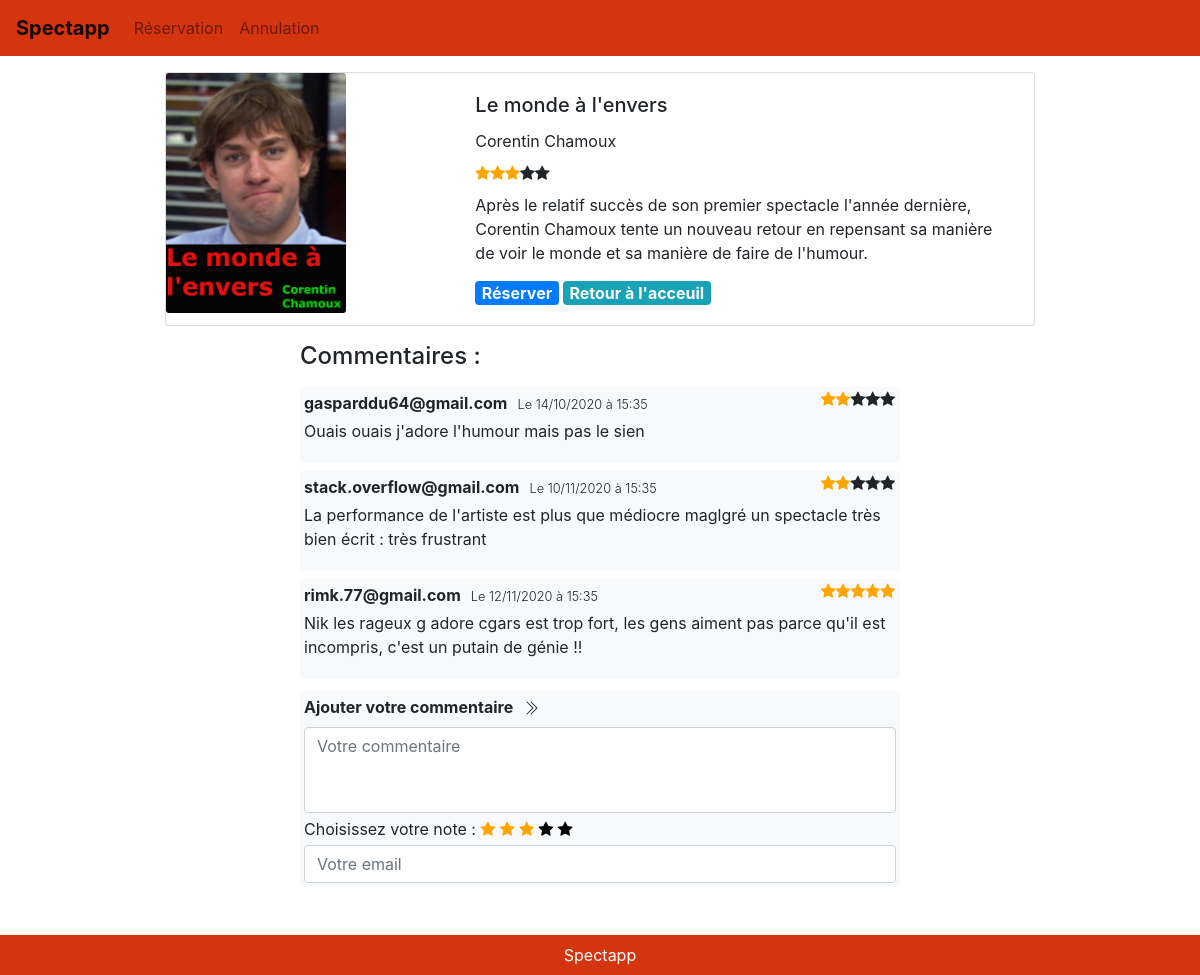
Page /spectapp-src/show-critics.php?show_id=1 on the committed database.
### tables this page shows
CREATE TABLE IF NOT EXISTS `show` (
  `show_name` text NOT NULL,
  `show_poster_file` text NOT NULL,
  `show_id` int(11) NOT NULL,
  `show_description` text NOT NULL,
  `show_artist` text NOT NULL,
  PRIMARY KEY (`show_id`)
);

### spectapp-src/show-critics.php (the view, shortened to what this page needs)
<!DOCTYPE html>
<html lang="fr" class="h-100">
    <head>
        <link rel="stylesheet" href="css/bootstrap/bootstrap.css"/>
        <link rel="stylesheet" href="css/font-awesome/css/font-awesome.min.css">
        <link rel="stylesheet" href="css/spectapp-style.css"/>
        <link rel="stylesheet" href="css/show-critics.css"/>
    </head>
    <body class="d-flex flex-column h-100">
        <header>
            <nav class="navbar navbar-expand-lg navbar-light">
                <a class="navbar-brand" href="index.php">Spectapp</a>
                <div class="collapse navbar-collapse" id="navbarSupportedContent">
                    <ul class="navbar-nav mr-auto">
                        <li class="nav-item">
                            <a class="nav-link" href="index.php">Réservation</a>
                        </li>
                        <li class="nav-item">
                            <a class="nav-link" href="cancel-portal.html">Annulation</a>
                        </li>
                    </ul>
                </div>
            </nav>
        </header>
        <main role="main" class="container">
            <?php
            include('link-db-client/connect-db.php');
            mysqli_set_charset($link_db, "utf8");
            function writeRate($nb) {
                $res="";
                for ($i=0; $i < 5; $i++) {
                    if ($nb>0)  $res=$res."<span class='fa fa-star or'></span>";
                    else    $res=$res."<span class='fa fa-star'></span>";
                    $nb--;
                }
                return $res;
            }
            function writeRatebyId($show_id,$link_db) {
                if ($result_query = mysqli_query($link_db, "SELECT ROUND(AVG(`comment_rate`)) FROM `show-critic` WHERE `show_id`=".$show_id)) {
                    $response      = mysqli_fetch_array($result_query);
                    $count = $response['ROUND(AVG(`comment_rate`))'];
                    return writeRate($count);
                }
                else    header('Location:error/error.html');
            }
            if($link_db){
                if(isset($_GET['show_id'])) {
                    $show_id=$_GET['show_id'];
                    if ($result_query = mysqli_query($link_db, "SELECT * FROM `show` WHERE `show_id`=".$show_id)) {
                        $shows_tab_assoc = mysqli_fetch_assoc($result_query);
                        $show_poster_file_path="posters/".$shows_tab_assoc["show_poster_file"];
                        $show_name=$shows_tab_assoc["show_name"];
                        $show_artist=$shows_tab_assoc["show_artist"];
                        $show_description=$shows_tab_assoc["show_description"];
                    }
                    else    header('Location:error/error.html');
                }
                else    header('Location:error/error.html');
            }
            else    header('Location:error/error.html');
            ?>
            <div class="mt-3">
                <div class='card mb-3'>
                    <div class='row no-gutters'>
                        <div class='col-md-4'>
                            <img src='<?php echo $show_poster_file_path; ?>' class='card-img performance-info-poster' alt='poster'>
                        </div>
                        <div class='col-md-8'>
                            <div class='card-body'>
                                <h5 class='card-title'><?php echo $show_name; ?></h5>
                                <p class='card-text mb-2'> <?php echo $show_artist; ?></p>
                                <?php echo writeRatebyId($show_id,$link_db); ?>
                                <p id="show-decription" class='card-text mt-2'> <?php echo $show_description; ?></p>
                                <a class='badge badge-primary' href="booking-date.php?show_id=<?php echo $show_id; ?>">Réserver</a>
                                <a class='badge badge-info' href="index.php">Retour à l'acceuil</a>
                            </div>
                        </div>
                    </div>
                </div>
            </div>
            <div id='comments'>
                <h4 class="mt-3 mb-3">Commentaires :</h4>
                <ul id='comments-list' class="list-unstyled mb-1">
                    <?php
                    if ($result_query = mysqli_query($link_db, "SELECT * FROM `show-critic` WHERE `show_id`=".$show_id)) {
                        if (mysqli_num_rows($result_query)>0) {
                            while ($result_row = mysqli_fetch_assoc($result_query)) {
                                $show_critic_tab_assoc[]=$result_row;
                            }
                            foreach ($show_critic_tab_assoc as $show_critic) {
                                echo    "
                                <li class='comment-container media mb-2 rounded p-1 bg-light'>
                                    <div class='topright'>".writeRate($show_critic['comment_rate'])."</div>
                                    <div class='media-body'>
                                    <p class='mt-0 mb-1 font-weight-bold'>".$show_critic['comment_email']."<span id='comment-date' class='font-weight-light'>Le ".date("d/m/Y à H:i", strtotime($show_critic['comment_date']))."</span></p>
                                    <p>".$show_critic['comment']."<p>
                                    </div>
                                </li>
                                ";
                            }
                        }
                        else    echo    "<p>Pas de commentaires.</p>";
                    }
                    else    header('Location:error/error.html');
                    ?>
                </ul>
                <div class="form-group rounded bg-light p-1 mb-5">
                    <form action="link-db-client/send-comment.php" method='POST'>
                        <label id="commentInputLabel" class="font-weight-bold" for="commentInput">Ajouter votre commentaire</label>
                        <label data-toggle="tooltip" data-placement="right" title="Soumettre">
                        </label>
                        <textarea name='comment' class="form-control mb-1" placeholder="Votre commentaire" id="commentInput" rows="3" cols="50" required></textarea>
                        <div class="star-widget">Choisissez votre note :
                            <label for="rate-1" class="or fa fa-star"></label>
                            <label  for="rate-2" class="or fa fa-star"></label>
                            <label for="rate-3" class="or fa fa-star"></label>
                            <label  for="rate-4" class="or fa fa-star"></label>
                            <label for="rate-5" class="or fa fa-star"></label>
                        </div>
                        <input type="email" name='comment_email' class="form-control" placeholder="Votre email" id="text" required></input>
                    </form>
                </div>
            </div>
        </main>
        <footer class="footer mt-auto py-2">
            <div class="footer-copyright text-center text-white">
                <a class="text-white" href="index.php">Spectapp</a>
            </div>
        </footer>
    </body>
</html>

### spectapp-src/css/spectapp-style.css (style rules this page uses)
.navbar-brand { font-weight: bold; }
.navbar ,.footer { background-color: #d4350f; }
@media (min-width:1200px) { main { width: 75% !important; } }
.performance-info-poster { max-width:180px !important ; }

### spectapp-src/css/show-critics.css (style rules this page uses)
.badge { font-size: 1em; }
textarea { resize: none; }
#commentInputLabel { margin-right:5px; }
svg { cursor: pointer; margin-right: 3px; }
.comment-container { position: relative; }
#comment-date { margin-left: 10px; font-size: 0.8rem; }
#comments-list { max-height: 500px; overflow: auto; }
.topright { position: absolute; top: 0px; right: 5px; }
#comments { margin: auto; max-width: 600px; }
.star-widget .fa-star { cursor: pointer; }
input:checked + label { color: orange; }
.star-widget input:checked, .star-widget input:checked ~ input +label { color: black; }
.or { color: orange; }

### rows in the picture
show: show_poster_file (picture), show_name "Le monde à l'envers", show_artist "Corentin Chamoux", show_description "Après le relatif succès de son premier spectacle l'année dernière, Corentin Chamoux tente un nouveau retour en repensant sa manière de voir le monde et sa manière de faire de l'humour."
show-critic: comment_email "gasparddu64@gmail.com", comment_date "14/10/2020 à 15:35", comment "Ouais ouais j'adore l'humour mais pas le sien"
show-critic: comment_email "stack.overflow@gmail.com", comment_date "10/11/2020 à 15:35", comment "La performance de l'artiste est plus que médiocre maglgré un spectacle très bien écrit : très frustrant"
show-critic: comment_email "rimk.77@gmail.com", comment_date "12/11/2020 à 15:35", comment "Nik les rageux g adore cgars est trop fort, les gens aiment pas parce qu'il est incompris, c'est un putain de génie !!"
